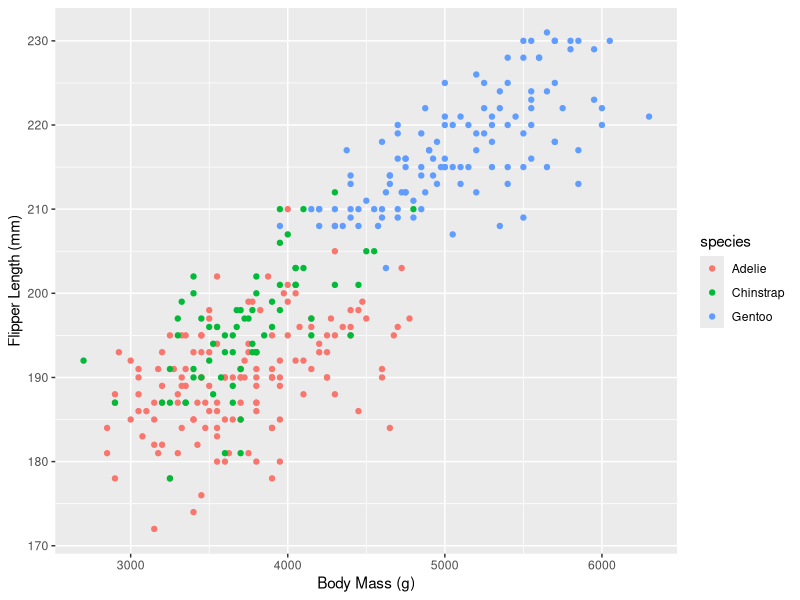
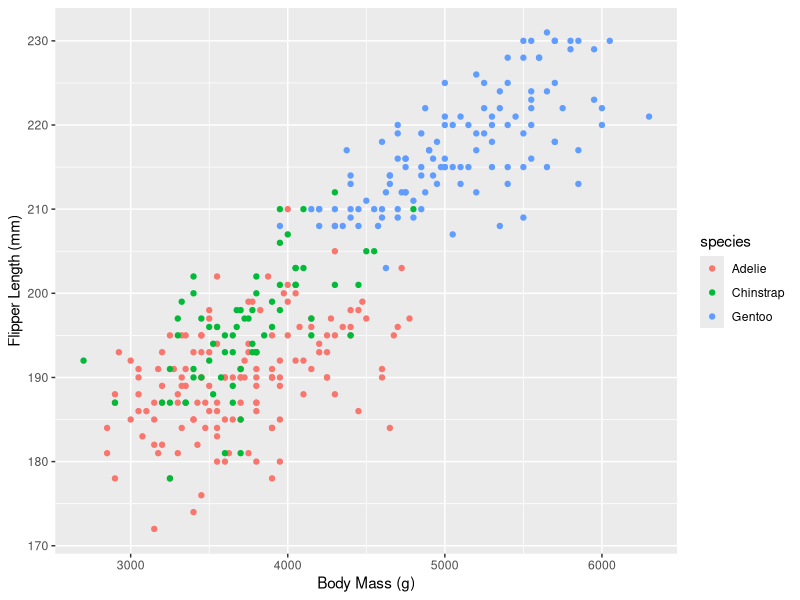
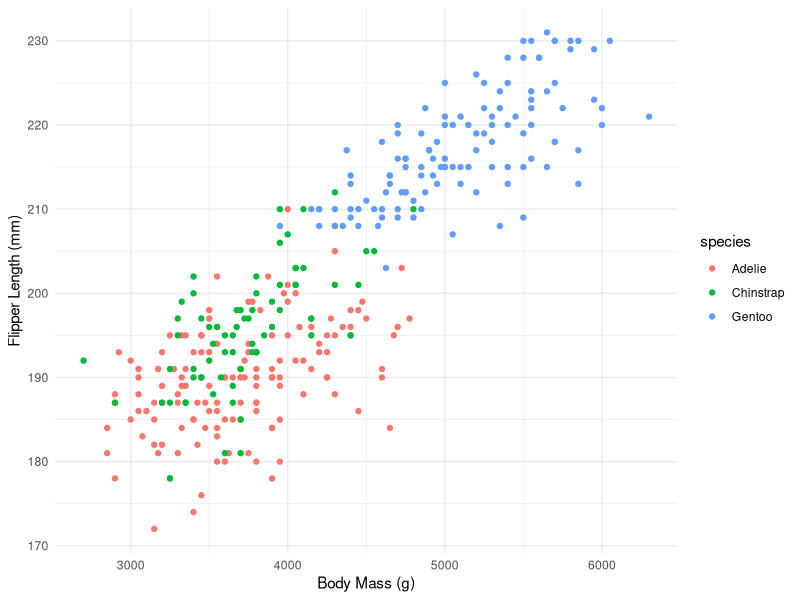

Reproduce these figures in R, in order.
## ---- chunk 1
library(palmerpenguins)
library(tidyverse)
## ---- chunk 2
data(package = 'palmerpenguins')

# Remove rows that contain at least one missing value
penguins <- penguins %>%
            drop_na()

print(penguins)
## ---- chunk 3
ggplot(data = penguins, aes(x = body_mass_g,
                            y = flipper_length_mm,
                            color = species)) +
  geom_point() +
  xlab("Body Mass (g)") +
  ylab("Flipper Length (mm)")
## ---- chunk 4
ggplot(data = penguins, aes(x = body_mass_g,
                            y = flipper_length_mm,
                            color = species)) +
  geom_point() +
  xlab("Body Mass (g)") +
  ylab("Flipper Length (mm)") +
  theme_grey()
## ---- chunk 5
ggplot(data = penguins, aes(x = body_mass_g,
                            y = flipper_length_mm,
                            color = species)) +
  geom_point() +
  xlab("Body Mass (g)") +
  ylab("Flipper Length (mm)") +
  theme_minimal()
## ---- chunk 6
#| echo: false
knitr::include_url("https://ggplot2.tidyverse.org/reference/theme.html")
## ---- chunk 7
theme_minimal
## ---- chunk 8
theme_bw
## ---- chunk 9
theme_grey
